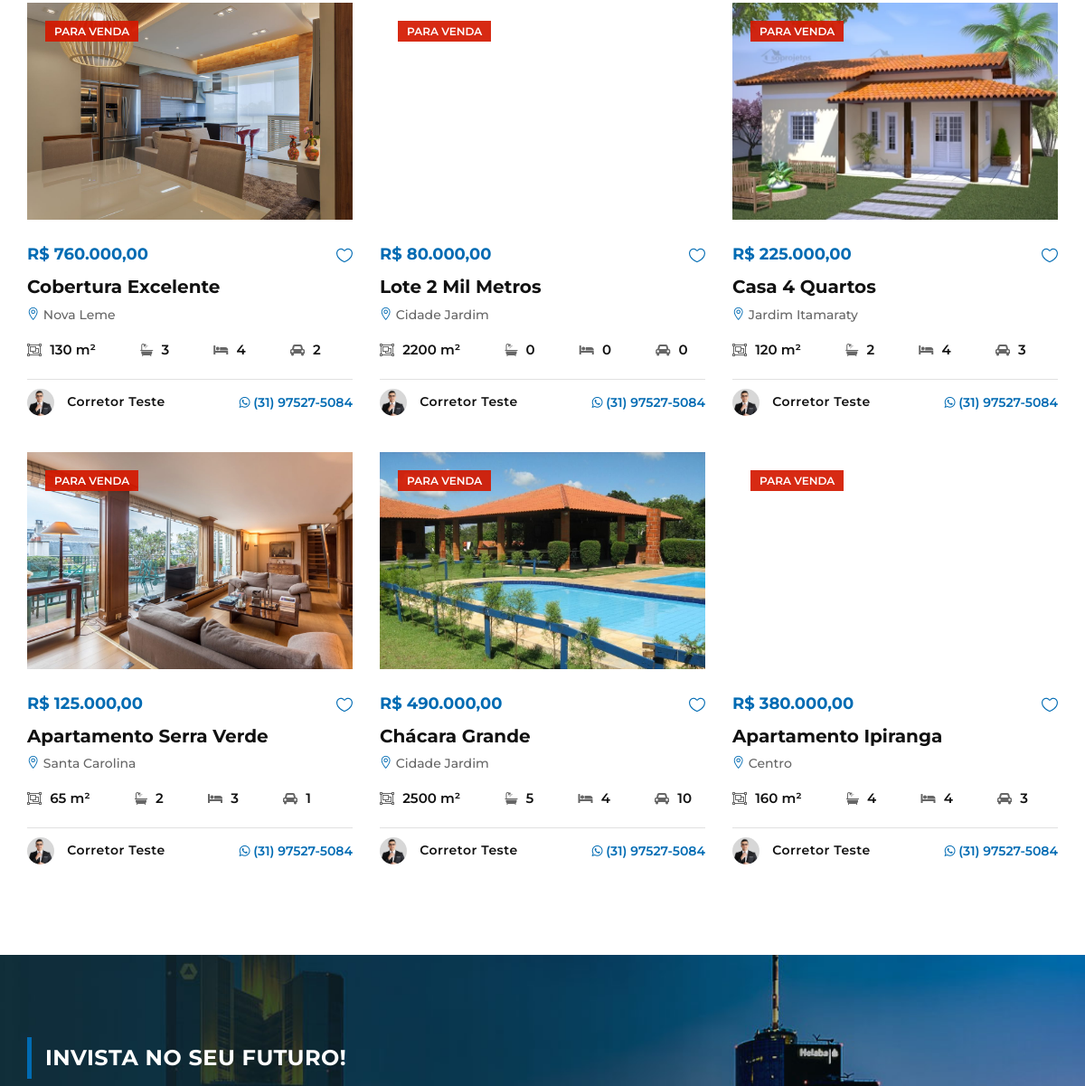
The page /imobiliaria/index.php (middle part) on the database as committed earlier.
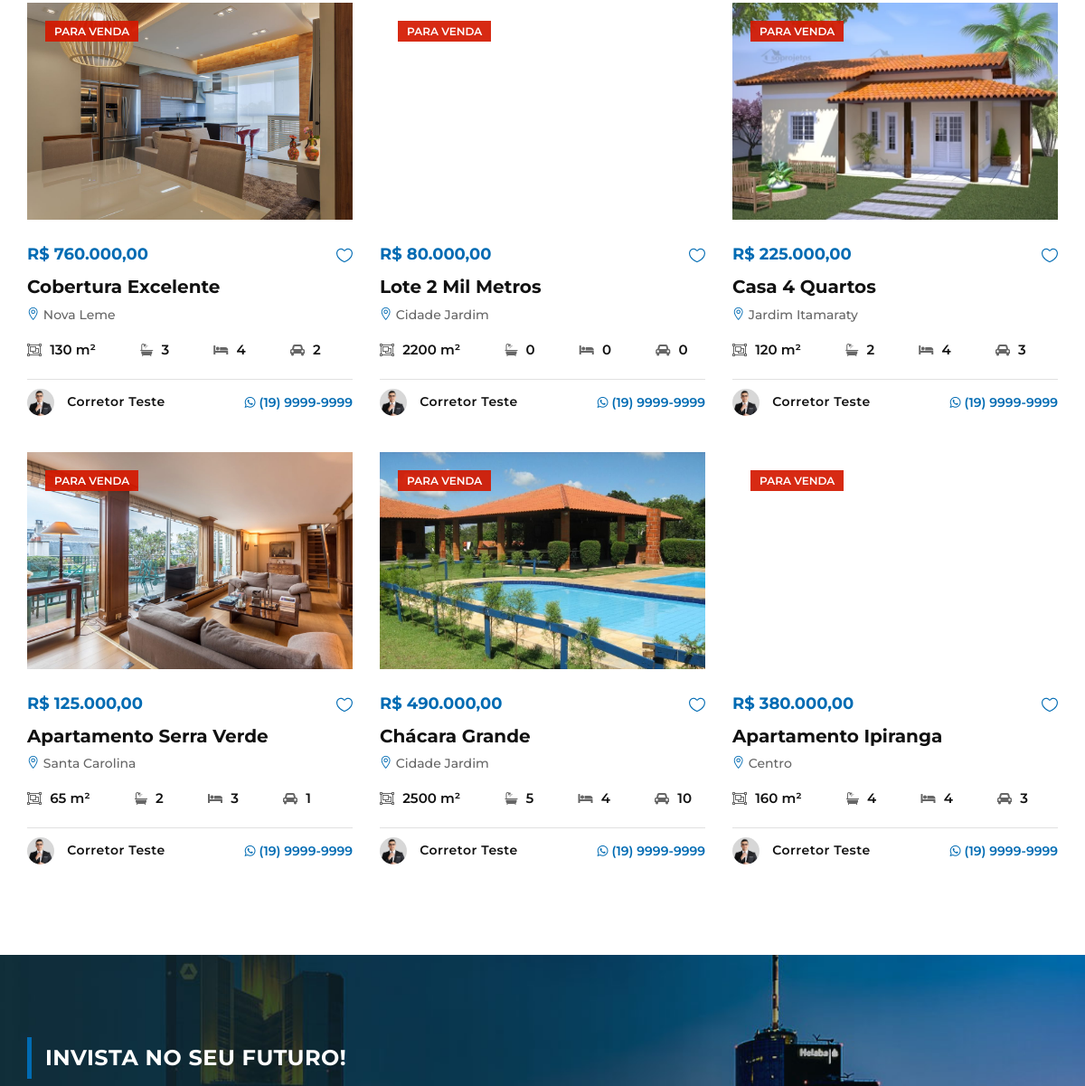
The same page on the database as committed later.
### tables this page shows
CREATE TABLE `imoveis` (
  `id` int(11) NOT NULL,
  `vendedor` varchar(25) NOT NULL,
  `corretor` varchar(25) NOT NULL,
  `titulo` varchar(60) NOT NULL,
  `descricao` varchar(1000) NOT NULL,
  `tipo` int(11) NOT NULL,
  `cidade` int(11) NOT NULL,
  `bairro` int(11) NOT NULL,
  `valor` decimal(10,2) NOT NULL,
  `ano` int(11) NOT NULL,
  `visitas` int(11) NOT NULL,
  `area` int(11) NOT NULL,
  `quartos` int(11) NOT NULL,
  `banheiros` int(11) NOT NULL,
  `suites` int(11) NOT NULL,
  `garagens` int(11) NOT NULL,
  `piscinas` int(11) NOT NULL,
  `img_principal` varchar(100) NOT NULL,
  `img_planta` varchar(100) NOT NULL,
  `img_banner` varchar(100) NOT NULL,
  `endereco` varchar(100) NOT NULL,
  `status` varchar(25) NOT NULL,
  `condicao` varchar(20) NOT NULL
);

CREATE TABLE `corretores` (
  `id` int(11) NOT NULL,
  `nome` varchar(50) NOT NULL,
  `cpf` varchar(20) NOT NULL,
  `telefone` varchar(15) NOT NULL,
  `email` varchar(50) NOT NULL,
  `endereco` varchar(100) NOT NULL,
  `foto` varchar(100) NOT NULL,
  `descricao` varchar(90) DEFAULT NULL,
  `twitter` varchar(150) DEFAULT NULL,
  `facebook` varchar(150) DEFAULT NULL,
  `corretor` tinyint(1) DEFAULT NULL,
  `creci` varchar(15) DEFAULT NULL
);

CREATE TABLE `bairros` (
  `id` int(11) NOT NULL,
  `nome` varchar(60) NOT NULL,
  `cidade` int(11) NOT NULL
);

### imobiliaria/index.php (the view, shortened to what this page needs)
<?php
include_once("conexao.php");
include_once("cabecalho.php");
 ?>
             <?php
          $res = $pdo->query("SELECT * FROM imoveis where status = 'Para Venda' or status = 'Para Aluguel' order by id desc limit 4");
          $dados = $res->fetchAll(PDO::FETCH_ASSOC);
          for ($i=0; $i < count($dados); $i++) {
            $status = $dados[$i]['status'];
             if ($status == "Para Venda") {
                            $classe = "c-red";
                        } else {
                            $classe = "";
              }
            ?>
            <?php
             }
            ?>
<section class="property-section latest-property-section spad">
    <div class="container">
        <div class="row property-filter">
             <?php
          $res = $pdo->query("SELECT * FROM imoveis where status = 'Para Venda' or status = 'Para Aluguel' order by id desc limit 6");
          $dados = $res->fetchAll(PDO::FETCH_ASSOC);
          for ($i=0; $i < count($dados); $i++) {
            $id = $dados[$i]['id'];
            $status = $dados[$i]['status'];
                        $imagem = $dados[$i]['img_banner'];
                        $valor = $dados[$i]['valor'];
                        $titulo = $dados[$i]['titulo'];
                        $bairro = $dados[$i]['bairro'];
                        $area = $dados[$i]['area'];
                        $quartos = $dados[$i]['quartos'];
                        $banheiros = $dados[$i]['banheiros'];
                        $garagens = $dados[$i]['garagens'];
                        $corretor = $dados[$i]['corretor'];
                         $res_2 = $pdo->query("SELECT * FROM corretores where cpf = '$corretor'");
            $dados_2 = $res_2->fetchAll(PDO::FETCH_ASSOC);
            $nomeCorretor = $dados_2[0]['nome'];
                            $telefoneCorretor = $dados_2[0]['telefone'];
                            $imgCorretor = $dados_2[0]['foto'];
            $res_2 = $pdo->query("SELECT * FROM bairros where id = '$bairro'");
            $dados_2 = $res_2->fetchAll(PDO::FETCH_ASSOC);
            $nomeBairro = $dados_2[0]['nome'];
             if ($status == "Para Venda") {
                            $classe = "c-red";
                        } else {
                            $classe = "";
              }
            ?>
            <div class="col-lg-4 col-md-6 mix all house">
                <div class="property-item">
                    <a href="imovel-detalhes.php?id=<?php echo $id ?>">
                        <div class="pi-pic set-bg" data-setbg="sistema/img/imoveis/<?php echo $imagem ?>">
                            <div class="label <?php echo $classe ?>"><?php echo $status ?></div>
                        </div>
                    </a>
                    <div class="pi-text">
                        <a title="Enviar Mensagem" href="" data-toggle="modal" data-target="#modalMensagemImovel" class="heart-icon"><span class="icon_heart_alt"></span></a>
                        <div class="pt-price">R$ <?php echo number_format($valor, 2, ',', '.'); ?>
                        </div>
                        <h5><a href="imovel-detalhes.php?id=<?php echo $id ?>"><?php echo $titulo ?></a></h5>
                        <p><span class="icon_pin_alt"></span> <?php echo $nomeBairro ?></p>
                        <ul>
                            <li><i class="fa fa-object-group"></i> <?php echo $area ?> m²</li>
                            <li><i class="fa fa-bathtub"></i> <?php echo $banheiros ?></li>
                            <li><i class="fa fa-bed"></i> <?php echo $quartos ?></li>
                            <li><i class="fa fa-automobile"></i> <?php echo $garagens ?></li>
                        </ul>
                        <div class="pi-agent">
                            <div class="pa-item">
                                <div class="pa-info">
                                    <img src="sistema/img/profiles/<?php echo $imgCorretor ?>" alt="">
                                    <h6><?php echo $nomeCorretor ?></h6>
                                </div>
                                <div class="pa-text">
                                    <a class="cor-verde-template-link" target="_blank" href="http://api.whatsapp.com/send?1=pt_BR&phone=55<?php echo $telefoneCorretor ?>"><i class="fa fa-whatsapp"></i> <?php echo $telefoneCorretor ?> </a>
                                </div>
                            </div>
                        </div>
                    </div>
                </div>
            </div>
            <?php  } ?>
        </div>
    </div>
</section>
<section class="chooseus-section spad set-bg" data-setbg="img/chooseus/chooseus-bg.jpg">
    <div class="container">
        <div class="row">
            <div class="col-lg-8">
                <div class="chooseus-text">
                    <div class="section-title">
                        <h4>Invista no seu futuro!</h4>
                    </div>
                </div>
            </div>
        </div>
    </div>
</section>
<?php
include_once("rodape.php");
 ?>

Rows that differ between the two databases and show on the page:
changed through a linked row, imoveis "Cobertura Excelente": corretores.telefone "(31) 97527-5084" → "(19) 9999-9999"
changed through a linked row, imoveis "Lote 2 Mil Metros": corretores.telefone "(31) 97527-5084" → "(19) 9999-9999"
changed through a linked row, imoveis "Casa 4 Quartos": corretores.telefone "(31) 97527-5084" → "(19) 9999-9999"
changed through a linked row, imoveis "Apartamento Serra Verde": corretores.telefone "(31) 97527-5084" → "(19) 9999-9999"
changed through a linked row, imoveis "Chácara Grande": corretores.telefone "(31) 97527-5084" → "(19) 9999-9999"
changed through a linked row, imoveis "Apartamento Ipiranga": corretores.telefone "(31) 97527-5084" → "(19) 9999-9999"
